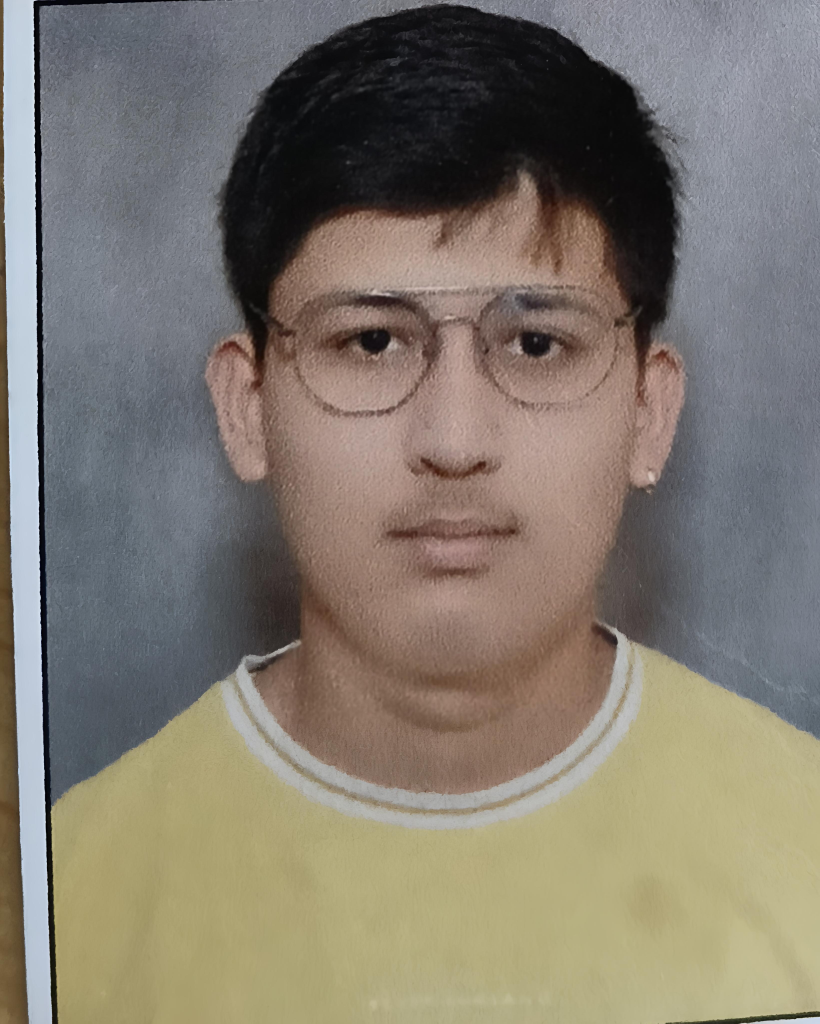
#> input picture assets/profile.jpg, 3278 x 4093 px (shown at 1/4 size)
$ python preprocess.py
#> lines starting #> are read from the running program, lines starting #| are printed output that depends on the picture; after the words box and inside, x2 and y2 are one past the last pixel; in counts of white or black regions, pixels touching at a corner belong together
from pathlib import Path
import sys

import cv2
import numpy as np


ROOT = Path(__file__).resolve().parent.parent

INPUT = ROOT / "assets" / "profile.jpg"

OUTPUT_PNG = ROOT / "assets" / "profile_processed.png"
OUTPUT_PBM = ROOT / "assets" / "profile_processed.pbm"


class PortraitPreprocessor:

    def __init__(self, image_path: Path):

        self.image_path = image_path
        self.image = None
        self.gray = None
        self.binary = None

    def load(self):

        self.image = cv2.imread(str(self.image_path))
#> self.image is the input picture: shape (4093, 3278, 3); mean B, G, R 111.1, 122, 129.1

        if self.image is None:
            raise FileNotFoundError(
                f"Cannot open image:\n{self.image_path}"
            )

    def resize(self):

        h, w = self.image.shape[:2]
#> h = 4093; w = 3278

        target = 1200

        scale = target / max(h, w)
#> scale = 0.293

        if scale < 1:

            self.image = cv2.resize(
                self.image,
                None,
                fx=scale,
                fy=scale,
                interpolation=cv2.INTER_AREA,
            )
#> self.image: shape (1200, 961, 3)

    def grayscale(self):

        self.gray = cv2.cvtColor(
            self.image,
            cv2.COLOR_BGR2GRAY,
        )

    def denoise(self):

        self.gray = cv2.bilateralFilter(
            self.gray,
            9,
            75,
            75,
        )

    def enhance(self):

        clahe = cv2.createCLAHE(
            clipLimit=2.5,
            tileGridSize=(8, 8),
        )

        self.gray = clahe.apply(self.gray)
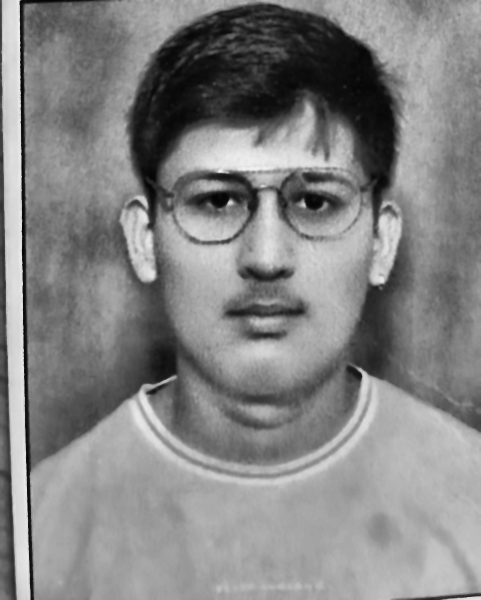
#> self.gray: shape (1200, 961) (shown at 1/2 size); min 2, max 242, mean 131.7

    def threshold(self):

        self.binary = cv2.adaptiveThreshold(
            self.gray,
            255,
            cv2.ADAPTIVE_THRESH_GAUSSIAN_C,
            cv2.THRESH_BINARY,
            41,
            8,
        )
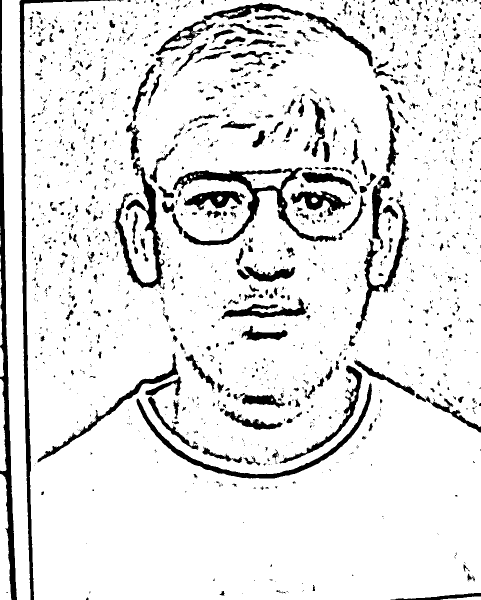
#> self.binary: shape (1200, 961) (shown at 1/2 size); 89.4% white; 1858 black regions (1385 under 20 px), largest, box (x1, y1, x2, y2) and area: (0, 0, 34, 1200) 10325, (39, 0, 232, 1200) 9877, (346, 335, 674, 491) 8511

    def invert(self):

        self.binary = cv2.bitwise_not(
            self.binary
        )

    def morphology(self):

        kernel = np.ones((3, 3), np.uint8)

        self.binary = cv2.morphologyEx(
            self.binary,
            cv2.MORPH_OPEN,
            kernel,
            iterations=1,
        )
#> self.binary: shape (1200, 961); 9.5% white; 640 white regions (242 under 20 px), largest, box (x1, y1, x2, y2) and area: (0, 0, 34, 1200) 10261, (39, 0, 201, 1200) 9781, (346, 335, 673, 491) 8453

        self.binary = cv2.morphologyEx(
            self.binary,
            cv2.MORPH_CLOSE,
            kernel,
            iterations=2,
        )
#> self.binary: shape (1200, 961); 9.8% white; 525 white regions (196 under 20 px), largest, box (x1, y1, x2, y2) and area: (0, 0, 34, 1200) 10473, (39, 0, 201, 1200) 9867, (324, 335, 685, 491) 9481

    def remove_small_components(self):

        num_labels, labels, stats, _ = cv2.connectedComponentsWithStats(
            self.binary,
            connectivity=8,
        )
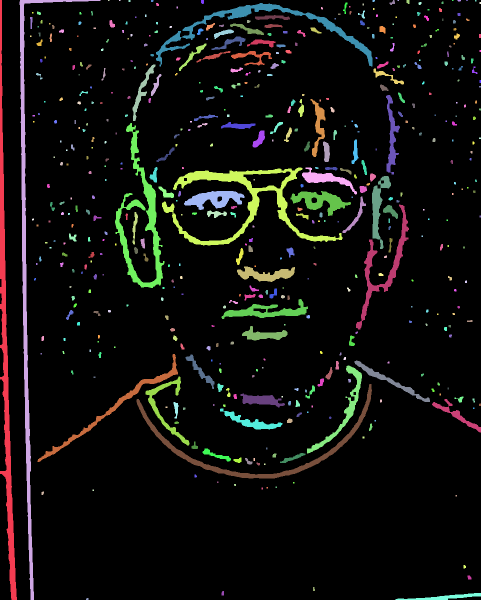
#> labels: shape (1200, 961) int32 (shown at 1/2 size); 526 distinct labels, from 0 to 525; one colour per label, 0 black
#> num_labels = 526; stats = 526 rows, first 6: [0, 0, 961, 1200, 1040036], [0, 0, 34, 1200, 10473], [39, 0, 162, 1200, 9867], [216, 0, 3, 2, 6], [238, 0, 3, 2, 6], [257, 0, 4, 4, 16]

        cleaned = np.zeros_like(self.binary)

        for i in range(1, num_labels):

            area = stats[i, cv2.CC_STAT_AREA]

            if area >= 120:

                cleaned[labels == i] = 255
#> this loop made 525 passes
#> area on passes 1, 2, 7: 10473, 9867, 44
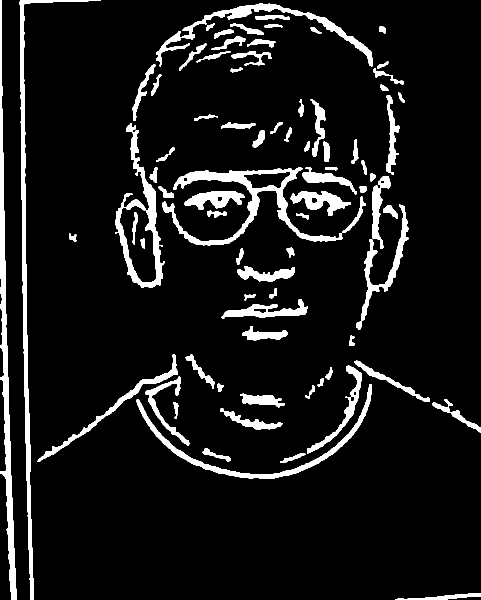
#> cleaned: shape (1200, 961) (shown at 1/2 size); 8.6% white; 79 white regions, largest, box (x1, y1, x2, y2) and area: (0, 0, 34, 1200) 10473, (39, 0, 201, 1200) 9867, (324, 335, 685, 491) 9481

        self.binary = cleaned

    def remove_border_components(self):

        num_labels, labels, stats, _ = cv2.connectedComponentsWithStats(
            self.binary,
            connectivity=8,
        )
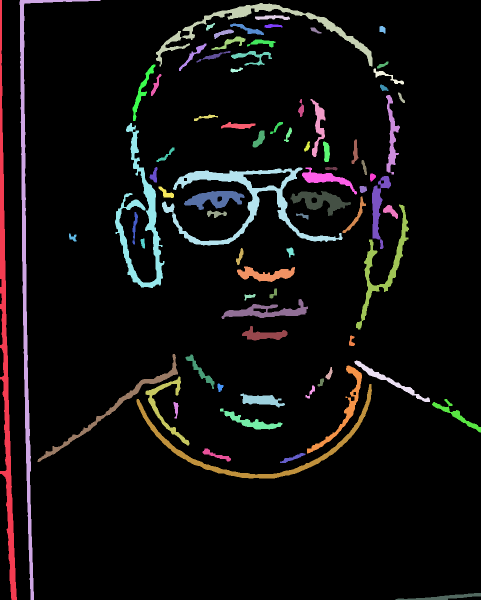
#> labels: shape (1200, 961) int32 (shown at 1/2 size); 80 distinct labels, from 0 to 79; one colour per label, 0 black
#> num_labels = 80; stats = 80 rows, first 6: [0, 0, 961, 1200, 1053798], [0, 0, 34, 1200, 10473], [39, 0, 162, 1200, 9867], [312, 6, 433, 127, 5965], [510, 30, 70, 10, 442], [412, 46, 18, 15, 126]

        h, w = self.binary.shape
#> h = 1200; w = 961

        cleaned = np.zeros_like(self.binary)

        for i in range(1, num_labels):

            x = stats[i, cv2.CC_STAT_LEFT]
            y = stats[i, cv2.CC_STAT_TOP]
            width = stats[i, cv2.CC_STAT_WIDTH]
            height = stats[i, cv2.CC_STAT_HEIGHT]

            touches = (
                x == 0 or
                y == 0 or
                x + width >= w or
                y + height >= h
            )

            if not touches:
                cleaned[labels == i] = 255
#> this loop made 79 passes
#> (x, y, width, height, touches) on passes 1 to 12: (0, 0, 34, 1200, True), (39, 0, 162, 1200, True), (312, 6, 433, 127, False), (510, 30, 70, 10, False), (412, 46, 18, 15, False), (460, 47, 68, 23, False), (529, 48, 36, 8, False), (759, 52, 12, 15, False), (621, 55, 22, 12, False), (428, 59, 40, 19, False), (423, 73, 68, 27, False), (494, 79, 57, 16, False)
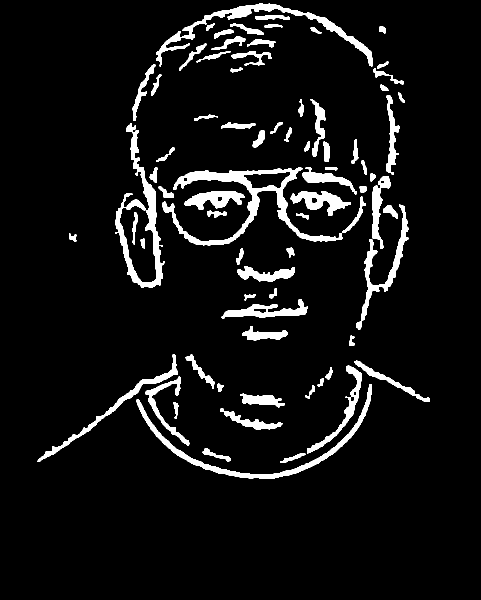
#> cleaned: shape (1200, 961) (shown at 1/2 size); 6.7% white; 75 white regions, largest, box (x1, y1, x2, y2) and area: (324, 335, 685, 491) 9481, (230, 246, 329, 576) 6977, (312, 6, 745, 133) 5965

        self.binary = cleaned

    def final_cleanup(self):

        kernel = np.ones((2, 2), np.uint8)

        self.binary = cv2.dilate(
            self.binary,
            kernel,
            iterations=1,
        )
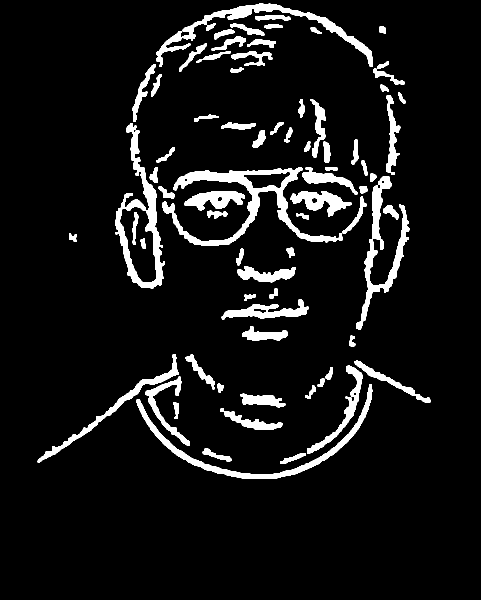
#> self.binary: shape (1200, 961) (shown at 1/2 size); 7.7% white; 74 white regions, largest, box (x1, y1, x2, y2) and area: (324, 335, 686, 492) 10633, (230, 246, 330, 577) 7859, (312, 6, 746, 134) 6961

    def save(self):

        png = self.binary.copy()

        cv2.imwrite(
            str(OUTPUT_PNG),
            png,
        )

        cv2.imwrite(
            str(OUTPUT_PBM),
            png,
        )

    def process(self):

        self.load()
        self.resize()
        self.grayscale()
        self.denoise()
        self.enhance()
        self.threshold()
        self.invert()
        self.morphology()
        self.remove_small_components()
        self.remove_border_components()
        self.final_cleanup()
        self.save()


def main():

    if not INPUT.exists():

        print(f"Input image not found:\n{INPUT}")
        sys.exit(1)

    processor = PortraitPreprocessor(INPUT)

    processor.process()

    print("=" * 60)
    print("Preprocessing completed.")
    print(f"PNG : {OUTPUT_PNG}")
    print(f"PBM : {OUTPUT_PBM}")
    print("=" * 60)


if __name__ == "__main__":
    main()
